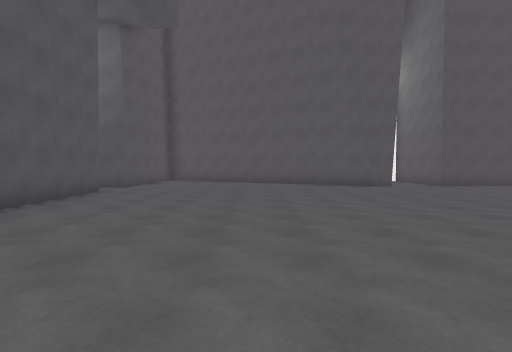
[1] (above)

23 first-person views from a walk through a scene from a Unity 3-D project. The camera is 1.5 m above the floor, tilts 2° down and sees 80° across. The floor is counted in squares, 2 m on a side. Each view is taken from the middle of a square. On the plan, view 1 faces up. The plan holds only what a view shows up to about 10 squares ahead; the rest is blank. The place goes on beyond the plan. The player character is not drawn.

[2]
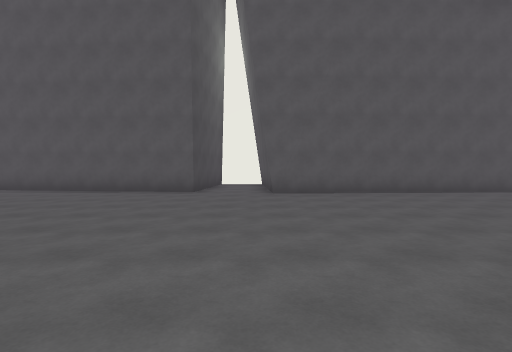

[3]
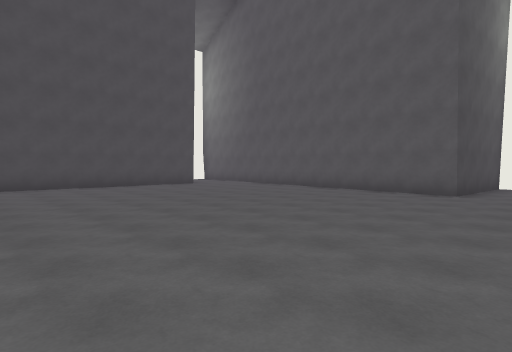

[4]
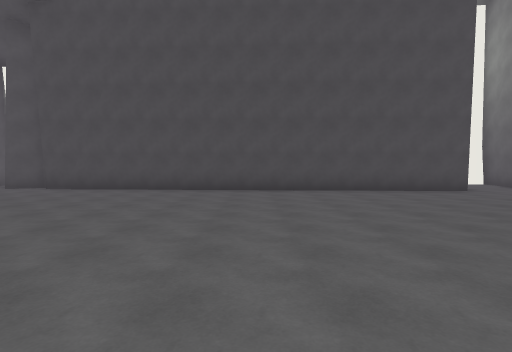

[5]
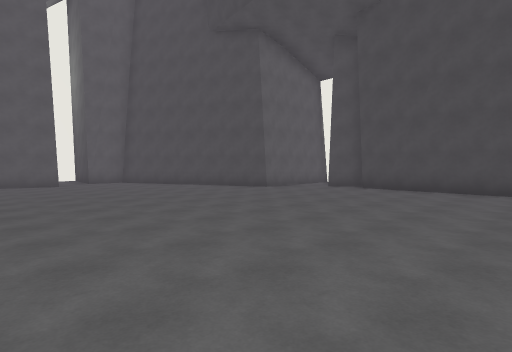

[6]
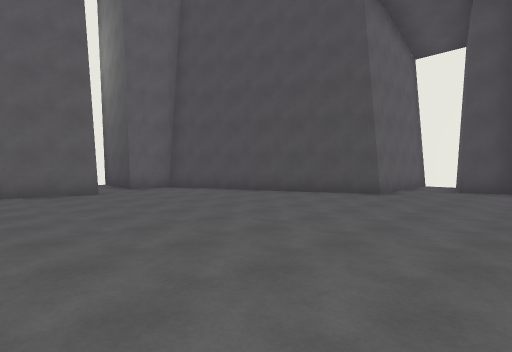

[7]
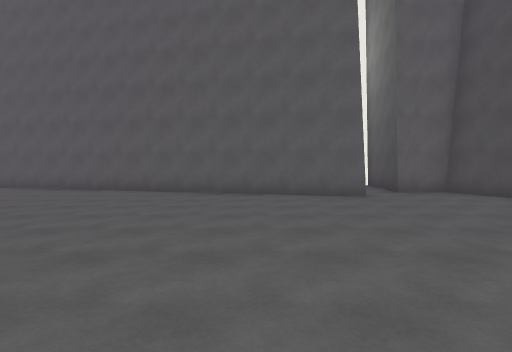

[8]
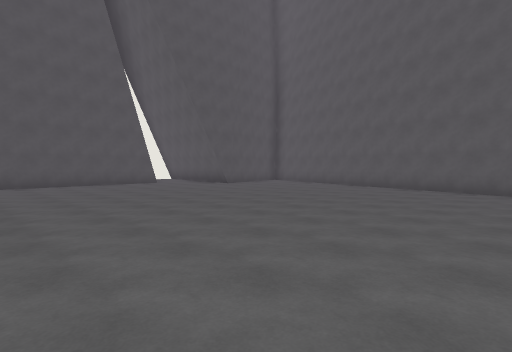

[9]
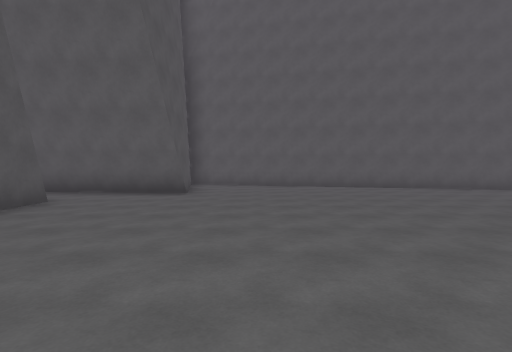

[10]
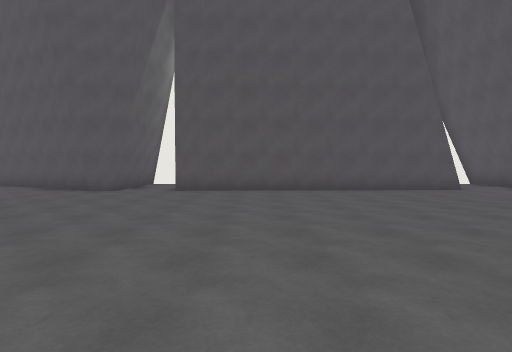

[11]
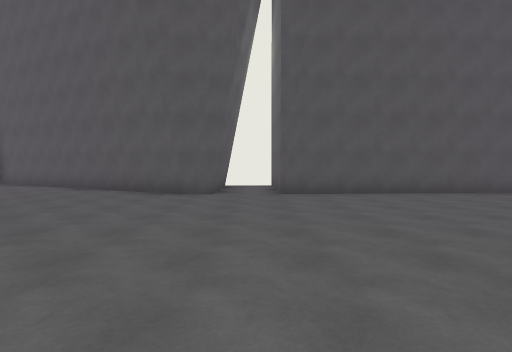

[12]
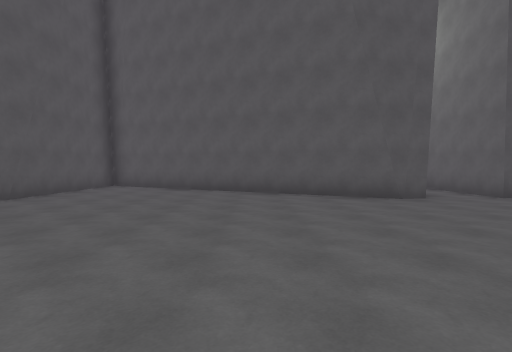

[13]
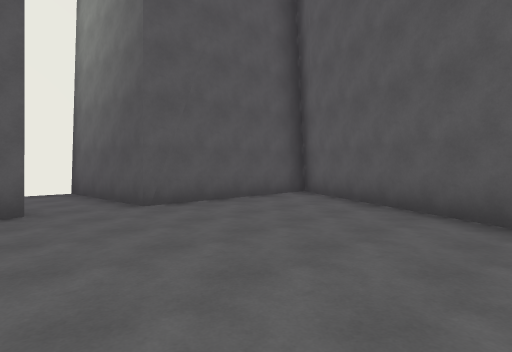

[14]
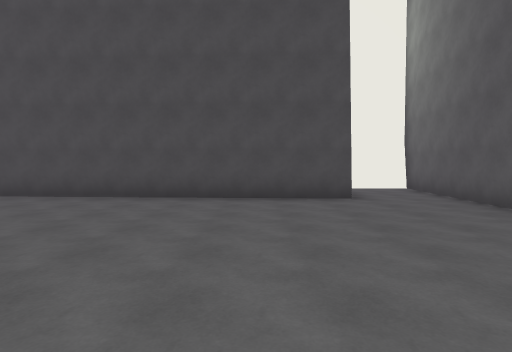

[15]
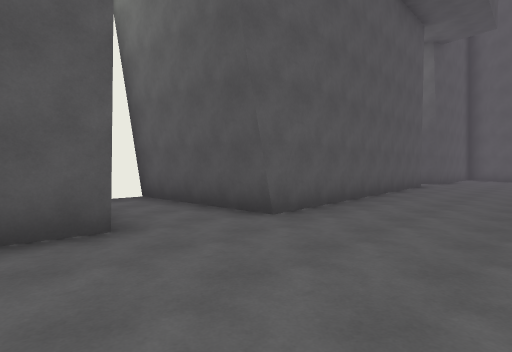

[16]
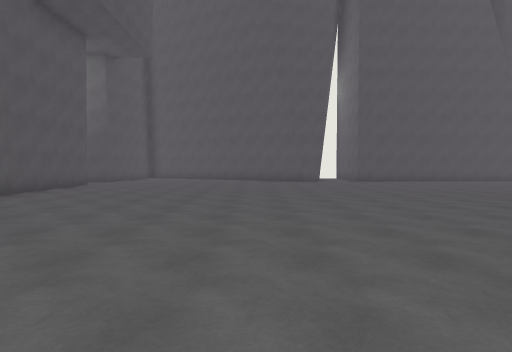

[17]
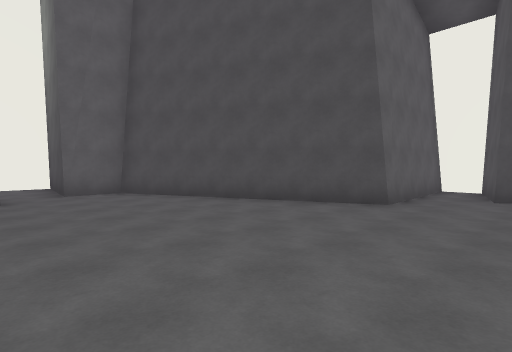

[18]
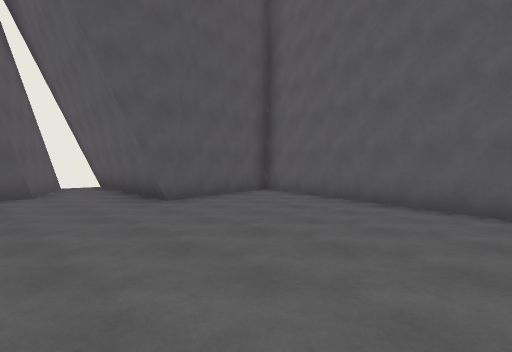

[19]
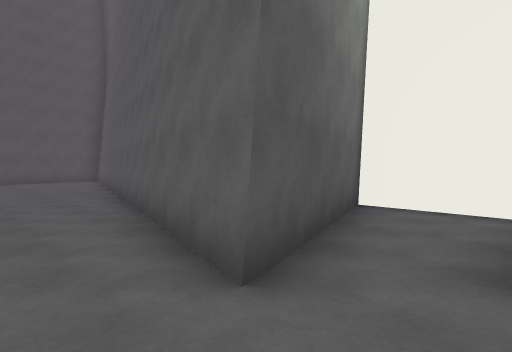

[20]
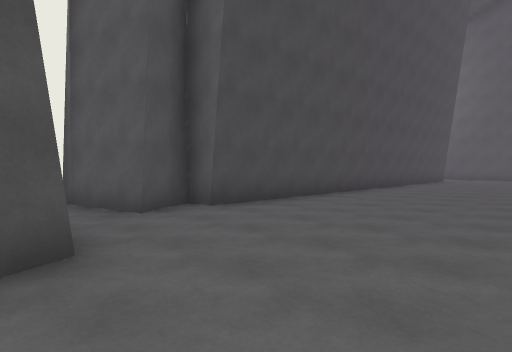

[21]
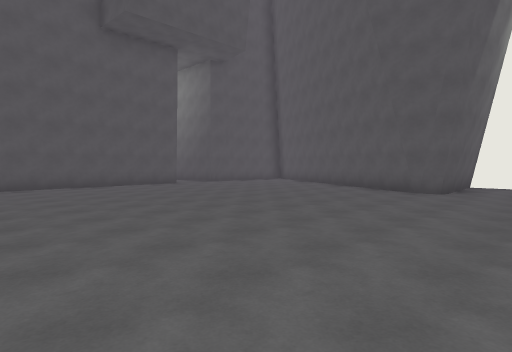

[22]
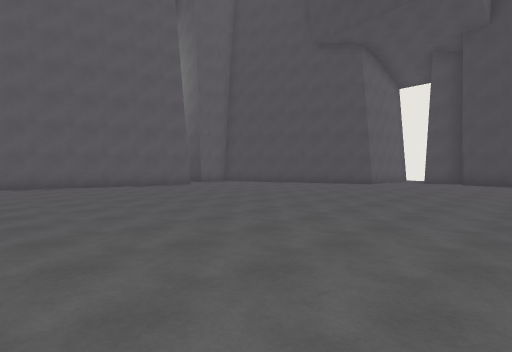

[23]
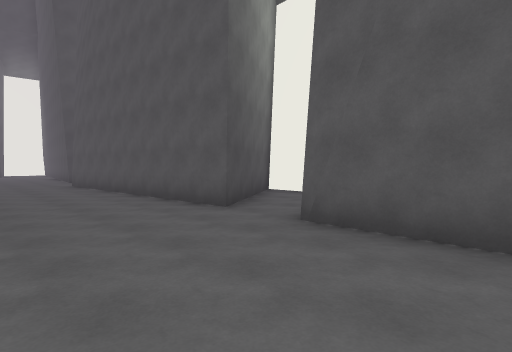

### Floor plan
Points are (right, up) in squares from view 1. A wall is a line through its corners. A room is listed if a view was taken in it or the views show most of it. See-through windows are left out.
Room 1 (views 1, 2, 3, 4, 5, 6, 7, 8, 9, 10, 11, 12, 13, 14, 15, 16, 17, 18, 19, 20, 21, 22, 23)
walls: (4.6, 10.9) (4.1, 10.8) (-3.9, 15); (-4, 0.4) (-8.1, 0.2) (-8.1, -1.3) (-4.7, -1.7) (-4.8, -7.8); (5.1, 11.5) (4.9, 10.9); (-4.6, 0.9) (-4.6, 0.3); (6, 14.3) (4.9, 14.3) (5, 10.9) (4.3, 10.9); (16.9, 8.9) (17.4, 13.8); (18.5, -4.3) (17.3, -4.7) (21, 9.6) (17.2, 8.9); (9.6, -12.2) (10.4, -12); (10, -12.2) (10.9, -11.6) (11.4, -13.9) (12.5, -13.9) (12.3, -9.9) (18.4, -7.3) (18.3, -5.9); (17.6, 8.9) (17.2, 8.9); (-4.3, 11) (-4.4, 10.5) (-8.1, 10.4) (-8.1, 6.5) (-4.5, 8.8) (-4.1, 0.7); (-4.9, -9.1) (-5, -14); (-3.2, -10.8) (9.6, -11.5); (16.4, 14.3) (15.2, 11.3) (6.6, 11) (6.6, 13.9); (-3.8, 14.8) (-4.3, 15.2) (-4.4, 10.5); (-6, -13.9) (-4.1, -13.9)
low walls: (17.2, 8.9) (17.4, 11.8)
ways out: opening at (19, -5)

Positions as (right, up) in squares from view 1, and headings:
1: (0, 0), facing up
2: (4, 0), facing left
3: (4, 0), facing down-left
4: (3, -2), facing down
5: (5, -2), facing down-right
6: (9, -2), facing down-right
7: (10, -2), facing right
8: (9, -1), facing up-right
9: (9, 7), facing right
10: (9, 2), facing up
11: (6, 3), facing up
12: (1, 4), facing up
13: (1, 8), facing up-left
14: (-1, -4), facing down
15: (-1, -3), facing up-left
16: (2, -3), facing up
17: (10, -4), facing down-right
18: (14, 3), facing up-right
19: (16, -6), facing up-right
20: (13, -7), facing down-left
21: (7, 2), facing up-left
22: (7, 2), facing down-right
23: (-1, 13), facing down-left
